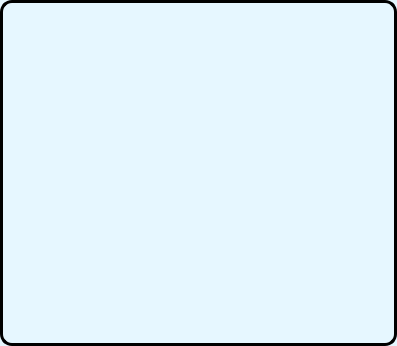
<?xml version="1.0" encoding="UTF-8"?>
<ui version="4.0">
 <class>WeatherDailyCard</class>
 <widget class="QWidget" name="WeatherDailyCard">
  <property name="geometry">
   <rect>
    <x>0</x>
    <y>0</y>
    <width>397</width>
    <height>346</height>
   </rect>
  </property>
  <property name="windowTitle">
   <string>Form</string>
  </property>
  <property name="styleSheet">
   <string notr="true">/* 主窗口背景 */
QWidget  {
    background-color: #e6f7ff;
    font-family: &quot;Microsoft YaHei&quot;;
    color: #2e3c4d;
    font-size: 14px;
}

QWidget#WeatherDailyCard{
    background-color: #e6f7ff;
    font-family: &quot;Microsoft YaHei&quot;;
    color: #2e3c4d;
    font-size: 14px;
    border-radius: 12px;
    border: 3px solid #000000;
}


/* 标签字体样式 */
QLabel {
    color: #2e3c4d;
    font-size: 14px;
}

/* 日期标签（可加类名或 objectName 细分） */
QLabel[date=&quot;true&quot;] {
    font-weight: bold;
    font-size: 16px;
}

/* 温度、风速、湿度说明 */
QLabel[data=&quot;true&quot;] {
    font-size: 13px;
    color: #444;
}

/* 天气图标可用 QLabel 设置 padding */
QLabel[icon=&quot;true&quot;] {
    padding: 10px;
}

</string>
  </property>
  <layout class="QVBoxLayout" name="verticalLayout">
   <item>
    <widget class="QLabel" name="label_date">
     <property name="text">
      <string/>
     </property>
     <property name="alignment">
      <set>Qt::AlignmentFlag::AlignCenter</set>
     </property>
    </widget>
   </item>
   <item>
    <widget class="QWidget" name="widget" native="true">
     <layout class="QHBoxLayout" name="horizontalLayout">
      <item>
       <spacer name="horizontalSpacer">
        <property name="orientation">
         <enum>Qt::Orientation::Horizontal</enum>
        </property>
        <property name="sizeHint" stdset="0">
         <size>
          <width>40</width>
          <height>20</height>
         </size>
        </property>
       </spacer>
      </item>
      <item>
       <widget class="QLabel" name="label_icons">
        <property name="minimumSize">
         <size>
          <width>100</width>
          <height>100</height>
         </size>
        </property>
        <property name="text">
         <string/>
        </property>
       </widget>
      </item>
      <item>
       <spacer name="horizontalSpacer_2">
        <property name="orientation">
         <enum>Qt::Orientation::Horizontal</enum>
        </property>
        <property name="sizeHint" stdset="0">
         <size>
          <width>40</width>
          <height>20</height>
         </size>
        </property>
       </spacer>
      </item>
     </layout>
    </widget>
   </item>
   <item>
    <widget class="QLabel" name="label_temp">
     <property name="text">
      <string/>
     </property>
     <property name="alignment">
      <set>Qt::AlignmentFlag::AlignCenter</set>
     </property>
    </widget>
   </item>
   <item>
    <widget class="QLabel" name="label_winds">
     <property name="text">
      <string/>
     </property>
     <property name="alignment">
      <set>Qt::AlignmentFlag::AlignCenter</set>
     </property>
    </widget>
   </item>
   <item>
    <widget class="QLabel" name="label_humi">
     <property name="text">
      <string/>
     </property>
     <property name="alignment">
      <set>Qt::AlignmentFlag::AlignCenter</set>
     </property>
    </widget>
   </item>
  </layout>
 </widget>
 <resources/>
 <connections/>
</ui>
